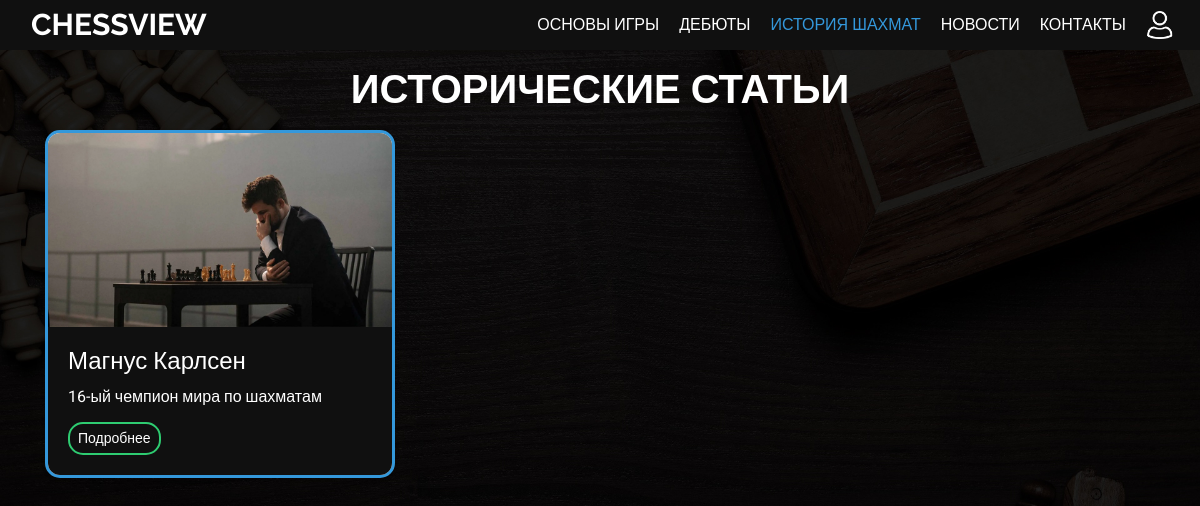
The app's page /articles/ with its own data.
### chessview_application/models.py (models this page shows, shortened)
class Articles(models.Model):
    header = models.CharField(max_length=200)
    url = models.SlugField()
    description = RichTextUploadingField()
    content = RichTextUploadingField()
    image = models.ImageField()
    class Meta:
        verbose_name = 'Статья'
        verbose_name_plural = 'Статьи'

### chessview_application/views.py (the view)
# urls.py: path('articles/', ArticlesView.as_view(), name='articles'),
class ArticlesView(View):
    def get(self, request, *args, **kwargs):
        articles = Articles.objects.all()
        return render(request, 'chessview_application/articles.html', context={
            'articles': articles
        })

### chessview_application/templates/chessview_application/articles.html (shortened to what this page needs)
{% extends './base.html' %}
{% load static %}
{% block css_bootsrap %}
	<link rel="stylesheet" href="https://cdn.jsdelivr.net/npm/bootstrap@4.5.3/dist/css/bootstrap.min.css">
{% endblock %}
{% block css_link %}<link rel="stylesheet" href="{% static '/css/style-list.css' %}">{% endblock %}
{% block body %}
	<header>
		<nav class="navbar">
			<div class="navbar_container">
				<div class="navbar_wrap">
					<a href="{% url 'index' %}" class="logo">CHESSVIEW</a>
					<ul class="menu" id="menu">
						<li><a href="{% url 'lessons' %}">ОСНОВЫ ИГРЫ</a></li>
						<li><a href="{% url 'openings' %}">ДЕБЮТЫ</a></li>
						<li><a href="{% url 'articles' %}" class="active_link">ИСТОРИЯ ШАХМАТ</a></li>
						<li><a href="{% url 'news' %}">НОВОСТИ</a></li>
						<li><a href="{% url 'contact' %}">КОНТАКТЫ</a></li>
						{% if user.is_authenticated %}
							<li><a class="user_active_icon"><img class="user_icon" src="{% static 'img/user_active.png' %}" alt="Фото" width="28" height="28"><div class="menu_text active_text">{{ user }}</div></a></li>
							<li><a href="{% url 'signout' %}" class="signout-button">ВЫХОД</a></li>
						{% else %}
						    <li><a href="{% url 'signin' %}"><img class="user_icon" src="{% static 'img/user.png' %}" alt="Фото" width="28" height="28"><div class="menu_text">ВХОД/РЕГИСТРАЦИЯ</div></a></li>
						{% endif %}
					</ul>
				</div>
			</div>
		</nav>
	</header>
	<main>
		<div class="container">
	        <h1 class="my-3 main_title">Исторические статьи</h1>
	        <div class="row">
	        	{% for post in articles %}
	            <div class="col-md-4">
	                <div class="card mb-4 shadow-sm">
	                    <img src="/media/{{ post.image }}" alt="" class="card-img-top">
	                    <div class="card-body">
	                        <h4 class="card-title">{{ post.header }}</h4>
	                        {{ post.description|safe|truncatechars:100 }}
	                        <div class="d-flex justify-content-between align-items-center">
	                            <div class="btn-group">
	                                <a href="{% url 'articles_detail' slug=post.url %}" class="btn btn-sm btn-outline-secondary">Подробнее</a>
	                            </div>
	                        </div>
	                    </div>
	                </div>
	            </div>
	            {% endfor %}
	        </div>
      	</div>
	</main>
{% endblock %}

### chessview_application/static/css/style-list.css (style rules this page uses)
* { margin: 0; padding: 0; box-sizing: border-box; }
body { z-index: 1; background-image: url("../img/dark-background.jpg"); background-position: left center; background-repeat: no-repeat; background-attachment: fixed; background-size: cover; background-color: #202020; display: flex; flex-direction: column; font-family: "Roboto", sans-serif; font-size: 16px; line-height: 1.2; height: 100%; }
header { width: 100%; height: 50px; }
.main_title { text-align: right; color: white; font-family: "Roboto", sans-serif; font-weight: bold; text-transform: uppercase; display: flex; justify-content: center; }
.card-body { background-color: #101010; color: white; font-family: "Roboto", sans-serif; border-radius: 0 0 12px 12px; }
div.card { border: 3px solid #3498db; border-radius: 15px; }
img.card-img-top { border-radius: 12px 12px 0 0; }
a.btn { color: white; border: 2px solid #2ecc71; border-radius: 15px; }
.navbar_container { width: 100%; max-width: 1400px; margin: 0 auto; height: 100%; padding: 0 0; }
.navbar { z-index: 3; position: relative; left: 0; top: 0; width: 100%; height: 50px; background-color: #101010; }
.navbar_wrap { display: flex; justify-content: space-between; height: 100%; }
.logo { margin-left: 15px; text-decoration: none; color: white; font-family: "Raleway", sans-serif; font-size: 30px; font-weight: bold; display: flex; align-items: center; }
.menu > li > a { text-decoration: none; }
.navbar_wrap .menu { display: flex; margin: 0; padding: 0; }
.navbar_wrap .menu > li { display: flex; align-items: stretch; }
.navbar_wrap .menu > li > a { font-family: "Raleway", sans-serif; display: flex; align-items: center; padding: 0 10px; color: white; }
.navbar_wrap .menu > li > a.active_link { color: #3498db; }

### records on screen
Articles: image (picture), header "Магнус Карлсен", description "16-ый чемпион мира по шахматам"
